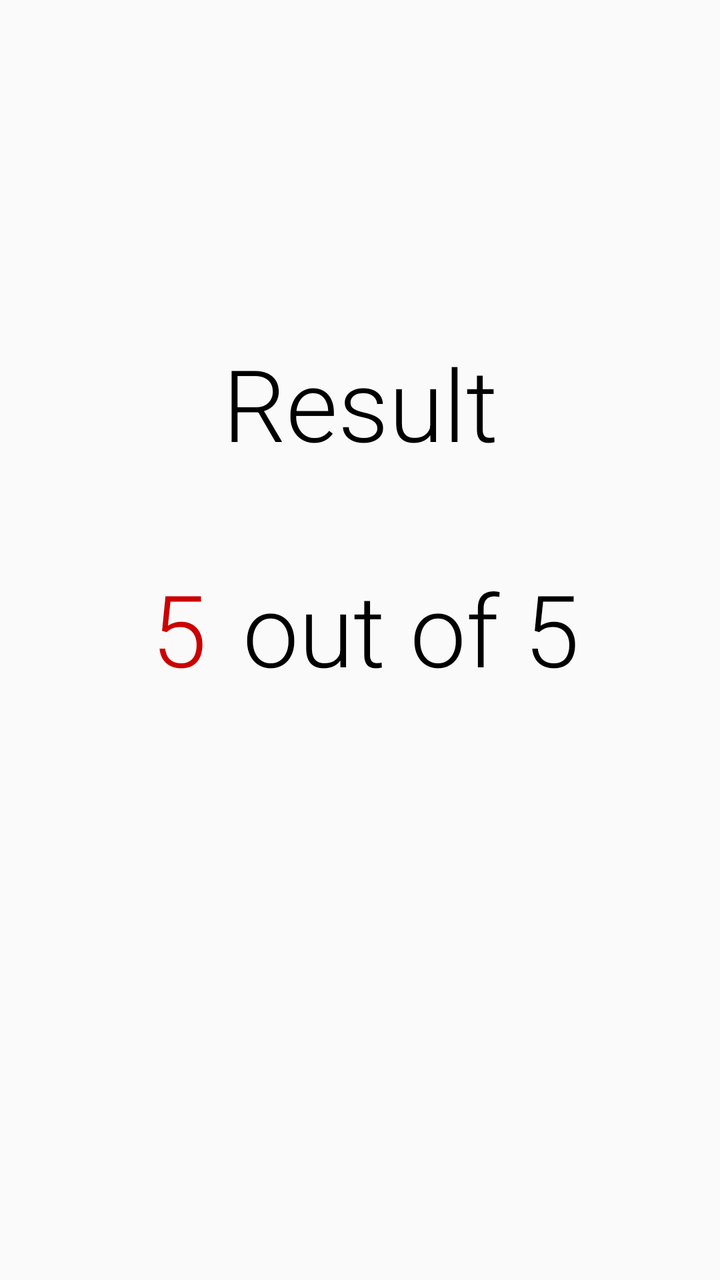
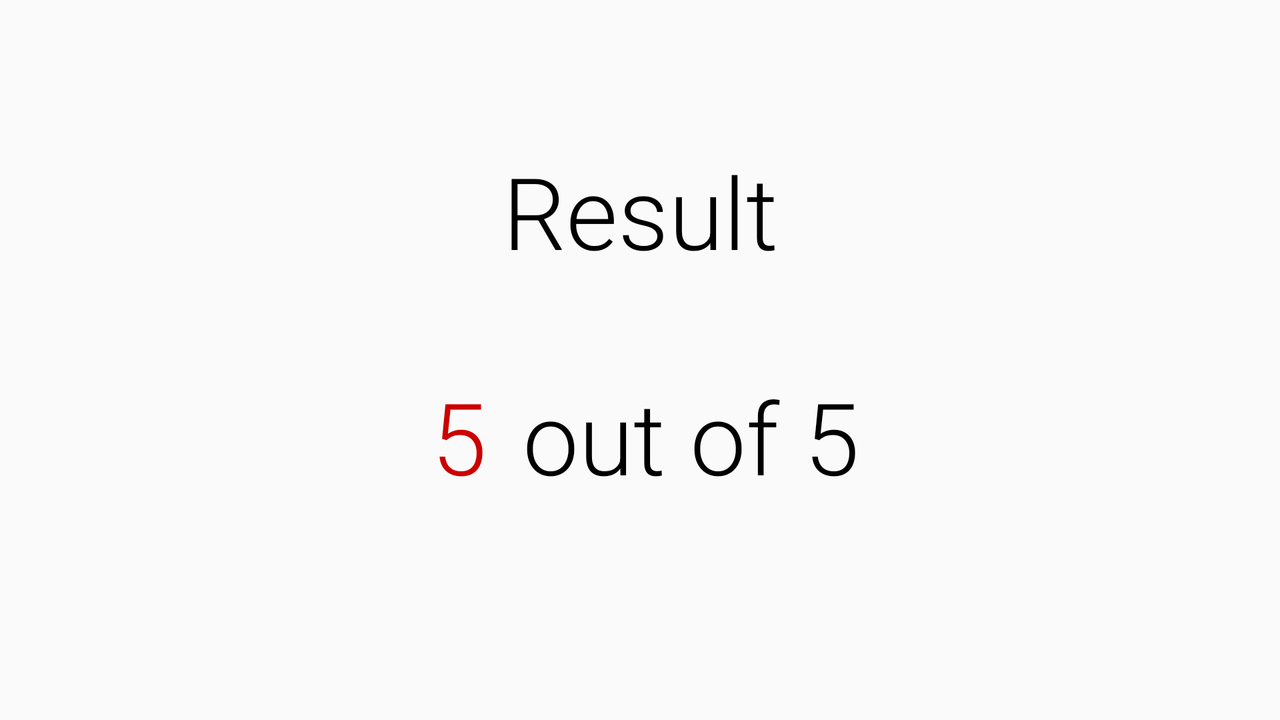

An Android layout and its configuration variant, each rendered on a device that would load it. The default file and the variant file are quoted in full after the pictures.
<!-- AndroidManifest.xml: application theme Theme.QuizApp. -->
<!-- res/layout/activity_result.xml -->
<?xml version="1.0" encoding="utf-8"?>

<androidx.constraintlayout.widget.ConstraintLayout xmlns:android="http://schemas.android.com/apk/res/android"
    xmlns:app="http://schemas.android.com/apk/res-auto"
    xmlns:tools="http://schemas.android.com/tools"
    android:layout_width="match_parent"
    android:layout_height="match_parent"
    tools:context=".ResultActivity">

    <TextView
        android:id="@+id/result"
        android:layout_width="wrap_content"
        android:layout_height="wrap_content"
        android:layout_marginTop="168dp"
        android:fontFamily="sans-serif-light"
        android:text="@string/result"
        android:textColor="@android:color/black"
        android:textSize="50sp"
        app:layout_constraintEnd_toEndOf="parent"
        app:layout_constraintStart_toStartOf="parent"
        app:layout_constraintTop_toTopOf="parent" />

    <TextView
        android:id="@+id/score"
        android:layout_width="wrap_content"
        android:layout_height="wrap_content"
        android:layout_marginStart="5dp"
        android:layout_marginLeft="5dp"
        android:layout_marginTop="46dp"
        android:layout_marginEnd="18dp"
        android:layout_marginRight="18dp"
        android:fontFamily="sans-serif-light"
        android:textColor="@android:color/holo_red_dark"
        android:textSize="50sp"
        app:layout_constraintEnd_toStartOf="@+id/out_of_5"
        app:layout_constraintHorizontal_chainStyle="packed"
        app:layout_constraintStart_toStartOf="parent"
        app:layout_constraintTop_toBottomOf="@+id/result"
        tools:text="5" />

    <TextView
        android:id="@+id/out_of_5"
        android:layout_width="wrap_content"
        android:layout_height="wrap_content"
        android:fontFamily="sans-serif-light"
        android:text="@string/out_of_5"
        android:textColor="@android:color/black"
        android:textSize="50sp"
        app:layout_constraintBaseline_toBaselineOf="@+id/score"
        app:layout_constraintEnd_toEndOf="parent"
        app:layout_constraintStart_toEndOf="@+id/score" />

</androidx.constraintlayout.widget.ConstraintLayout>
<!-- resources referenced by this layout -->
<resources>
  <string name="out_of_5"> out of 5</string>
  <string name="result">Result</string>
  <style name="Theme.QuizApp." parent="Theme.AppCompat.Light">
          
          <item name="colorPrimary">#FF9800</item>
          
          <item name="colorButtonNormal">#FF9800</item>
      </style>
</resources>
<!-- res/layout-land/activity_result.xml (the repository's variant of the layout above) -->
<!-- drawn on the phone turned sideways -->
<?xml version="1.0" encoding="utf-8"?>
<androidx.constraintlayout.widget.ConstraintLayout xmlns:android="http://schemas.android.com/apk/res/android"
    xmlns:app="http://schemas.android.com/apk/res-auto"
    xmlns:tools="http://schemas.android.com/tools"
    android:layout_width="match_parent"
    android:layout_height="match_parent"
    tools:context=".ResultActivity">

    <TextView
        android:id="@+id/textView"
        android:layout_width="wrap_content"
        android:layout_height="wrap_content"
        android:layout_marginTop="72dp"
        android:fontFamily="sans-serif-light"
        android:text="@string/result"
        android:textColor="@android:color/black"
        android:textSize="50sp"
        app:layout_constraintEnd_toEndOf="parent"
        app:layout_constraintStart_toStartOf="parent"
        app:layout_constraintTop_toTopOf="parent" />

    <TextView
        android:id="@+id/score"
        android:layout_width="wrap_content"
        android:layout_height="wrap_content"
        android:layout_marginStart="5dp"
        android:layout_marginLeft="5dp"
        android:layout_marginTop="46dp"
        android:layout_marginEnd="18dp"
        android:layout_marginRight="18dp"
        android:fontFamily="sans-serif-light"
        android:textColor="@android:color/holo_red_dark"
        android:textSize="50sp"
        app:layout_constraintEnd_toStartOf="@+id/textView10"
        app:layout_constraintHorizontal_chainStyle="packed"
        app:layout_constraintStart_toStartOf="parent"
        app:layout_constraintTop_toBottomOf="@+id/textView"
        tools:text="5" />

    <TextView
        android:id="@+id/textView10"
        android:layout_width="wrap_content"
        android:layout_height="wrap_content"
        android:fontFamily="sans-serif-light"
        android:text="@string/out_of_5"
        android:textColor="@android:color/black"
        android:textSize="50sp"
        app:layout_constraintBaseline_toBaselineOf="@+id/score"
        app:layout_constraintEnd_toEndOf="parent"
        app:layout_constraintStart_toEndOf="@+id/score" />

</androidx.constraintlayout.widget.ConstraintLayout>
